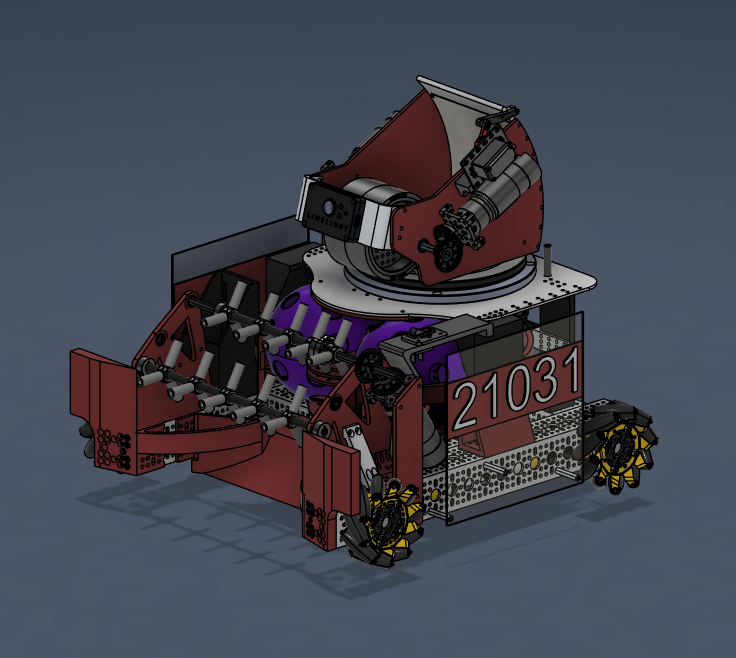
#> input picture assets/puiu.png, 736 x 658 px
$ python imgFunctions.py
#> lines starting #> are read from the running program, lines starting #| are printed output that depends on the picture
import cv2
import os

# img = cv2.imread('assets/puiu.png', cv2.IMREAD_UNCHANGED)  # Load an image from file
img = cv2.imread('assets/puiu.png', 1)  # Same thing as above
#> img is the input picture: shape (658, 736, 3); mean B, G, R 80, 68.6, 67.1

if img is None:
    print("Image not found!")
    exit(0)
else:
    print("Image loaded successfully.")

img = cv2.resize(img, (1000, 1000))  # Resize the image to 400x400 pixels
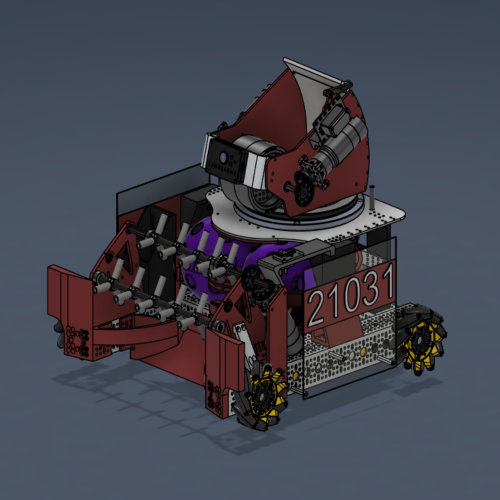
#> img: shape (1000, 1000, 3) (shown at 1/2 size); mean B, G, R 80, 68.5, 67
img = cv2.resize(img, (0, 0), fx = 0.5, fy = 0.5) #
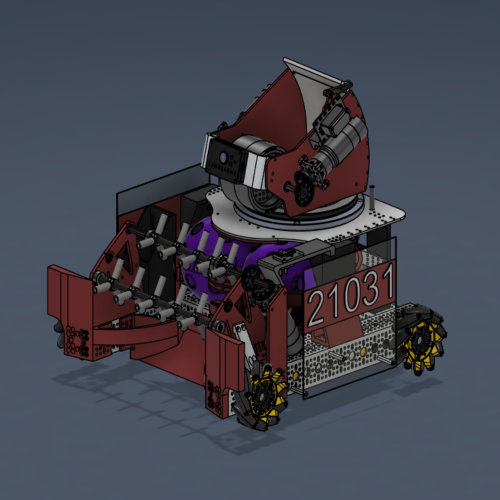
#> img: shape (500, 500, 3); mean B, G, R 80.1, 68.6, 67.1
img = cv2.rotate(img, cv2.ROTATE_180)
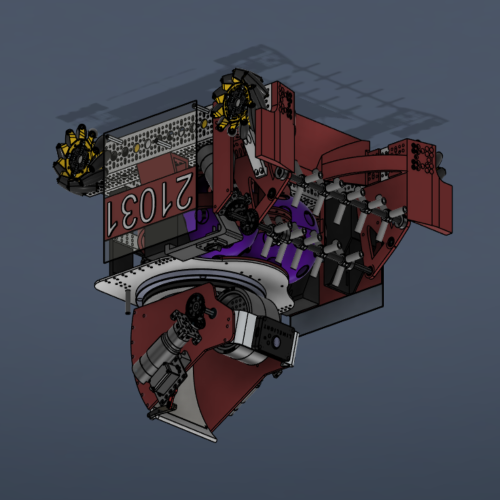
#> img: shape (500, 500, 3); mean B, G, R 80.1, 68.6, 67.1

cv2.imwrite('assets/new puiu.png', img)

# cv2.IMREAD_COLOR // Transparency  -1
# cv2.IMREAD_GRAYSCALE 0
# cv2.IMREAD_UNCHANGED 1

print(os.getcwd())
print(os.path.exists('assets/puiu.png'))

cv2.imshow('puiu_image.png', img)
cv2.waitKey(0)
cv2.destroyAllWindows()
